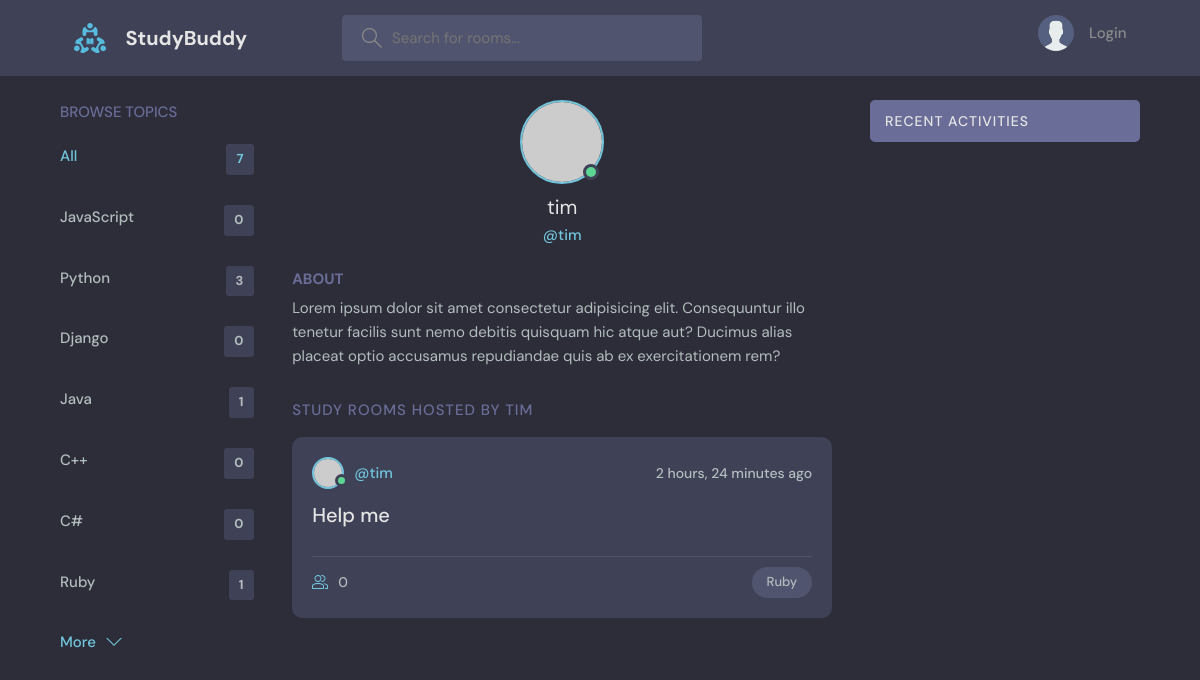
The page /profile/3 on the database its author committed.
### base/models.py (models this page shows, shortened)
class Topic(models.Model):
    objects = models.Manager()
    name = models.CharField(max_length=200)

class Room(models.Model):
    host = models.ForeignKey(User, on_delete=models.SET_NULL, null=True)
    topic = models.ForeignKey(Topic, on_delete=models.SET_NULL, null=True)
    objects = models.Manager()
    name = models.CharField(max_length=200)
    description = models.TextField(null=True, blank=True)
    participants = models.ManyToManyField(User, related_name='participants', blank=True)
    updated = models.DateTimeField(auto_now=True)
    created = models.DateTimeField(auto_now_add=True)
    class Meta:
        ordering = ['-updated', '-created']

### base/views.py (the view)
# urls.py: path('profile/<str:pk>', views.userProfile, name="user-profile"),
def userProfile(request, pk):
    user = User.objects.get(id=pk)
    rooms = user.room_set.all()
    room_messages = user.message_set.all()
    topics = Topic.objects.all()
    context = {'user': user, 'rooms': rooms,
               'room_messages': room_messages,
               'topics': topics,
               }
    return render(request, 'base/profile.html', context)

### base/templates/base/profile.html (shortened to what this page needs)
{% extends 'main.html' %}
{% block content %}
<main class="profile-page layout layout--3">
  <div class="container">
    {% include 'base/topics_component.html' %}
    <div class="roomList">
      <div class="profile">
        <div class="profile__avatar">
          <div class="avatar avatar--large active">
            <img src="https://randomuser.me/api/portraits/men/11.jpg" />
          </div>
        </div>
        <div class="profile__info">
          <h3>{{user.username}}</h3>
          <p>@{{user.username}}</p>
        </div>
        <div class="profile__about">
          <h3>About</h3>
          <p>
            Lorem ipsum dolor sit amet consectetur adipisicing elit. Consequuntur illo tenetur
            facilis sunt nemo debitis quisquam hic atque aut? Ducimus alias placeat optio
            accusamus repudiandae quis ab ex exercitationem rem?
          </p>
        </div>
      </div>
      <div class="roomList__header">
        <div>
          <h2>Study Rooms Hosted by {{user.username}}</a>
          </h2>
        </div>
      </div>
      {% include 'base/feed_component.html' %}
   </div>
    {% include 'base/activity_component.html' %}
  </div>
</main>
{% endblock %}

### base/templates/base/topics_component.html
 <div class="topics">
  <div class="topics__header">
    <h2>Browse Topics</h2>
  </div>
  <ul class="topics__list">
    <li>
      <a href="{% url 'home' %}" class="active">All <span>{{topics.count}}</span></a>
    </li>
  {% for topic in topics %}
    <li>
      <a href="{% url 'home' %}?q={{topic.name}}">{{topic.name}}<span>{{topic.room_set.all.count}}</span></a>
    </li>
  {% endfor %}
  </ul>
  <a class="btn btn--link" href="{% url 'topics' %}">
    More
    <svg version="1.1" xmlns="http://www.w3.org/2000/svg" width="32" height="32" viewBox="0 0 32 32">
      <title>chevron-down</title>
      <path d="M16 21l-13-13h-3l16 16 16-16h-3l-13 13z"></path>
    </svg>
  </a>
</div>

### base/templates/base/feed_component.html (shortened to what this page needs)
{% for room in rooms %}
<div class="roomListRoom">
    <div class="roomListRoom__header">
      <a href="{% url 'user-profile' room.host.id %}" class="roomListRoom__author">
        <div class="avatar avatar--small active">
          <img src="https://randomuser.me/api/portraits/men/11.jpg" />
        </div>
        <span>@{{room.host.username}}</span>
      </a>
      <div class="roomListRoom__actions">
        <span>{{room.created|timesince}} ago</span>
      </div>
    </div>
    <div class="roomListRoom__content">
      <a href="{% url 'room' room.id %}">{{room.name}}</a>
    </div>
    <div class="roomListRoom__meta">
      <a href="{% url 'room' room.id %}" class="roomListRoom__joined">
        {{room.participants.all.count}}
      </a>
      <p class="roomListRoom__topic">{{room.topic.name}}</p>
    </div>
  </div>
{% endfor %}

### rows shown on the page
Topic: name "JavaScript", room_set.all.count "0"
Topic: name "Python", room_set.all.count "3"
Topic: name "Django", room_set.all.count "0"
Topic: name "Java", room_set.all.count "1"
Topic: name "C++", room_set.all.count "0"
Topic: name "C#", room_set.all.count "0"
Topic: name "Ruby", room_set.all.count "1"
Room: host.username "tim", created "2 hours, 24 minutes", name "Help me", participants.all.count "0", topic.name "Ruby"

### other values the page prints
{{ topics.count }} "7"
{{ user.username }} "tim"
{{ user.username }} "TIM"
